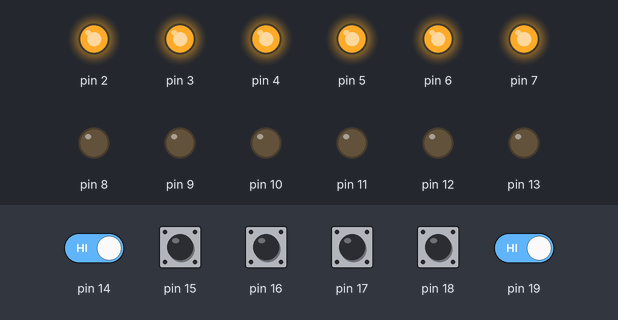
Recording of a sketch running on a simulated Arduino Uno, built with avr-gcc and run on an emulated ATmega328P. Shown: output pins drawn as LEDs (lit = HIGH). Inputs (shaded band) come from the test bench; at power-on: pin 14–19 HIGH.

Above: at 3.0 s.
3.1 s: pin 15 pulled LOW for 0.15 s
At 3.17 s:
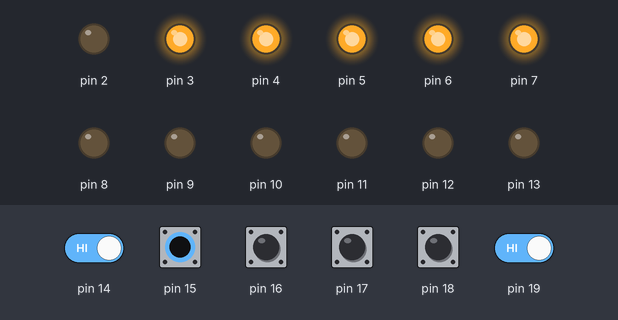
4.7 s: pin 16 pulled LOW for 0.15 s
At 4.77 s:
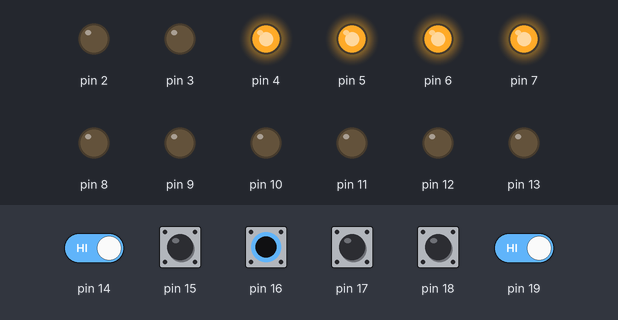
6.3 s: pin 17 pulled LOW for 0.15 s
At 6.37 s:
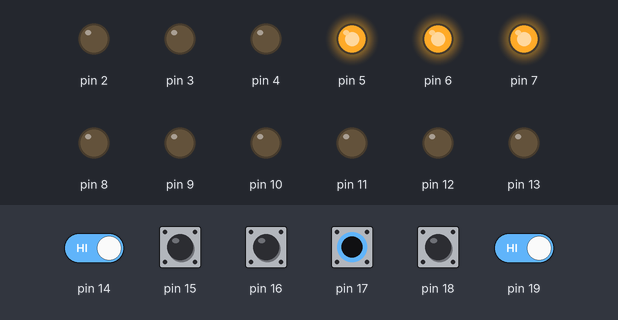
7.9 s: pin 18 pulled LOW for 0.15 s
At 7.97 s:
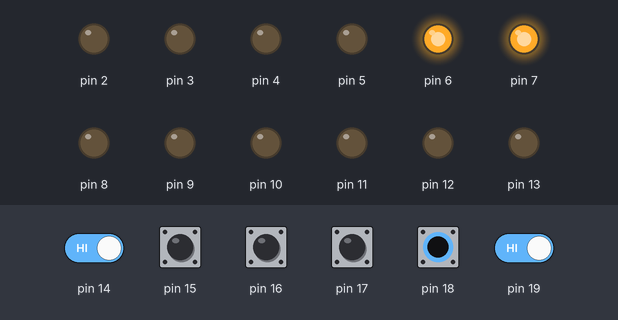
9.5 s: pin 14 driven LOW and pin 19 driven LOW
At 10.7 s:
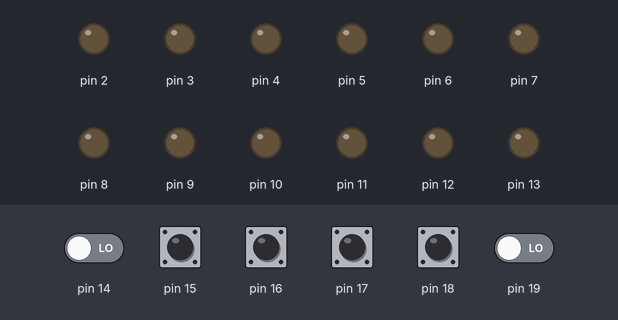
11.0 s: pin 19 driven HIGH
At 11.8 s:
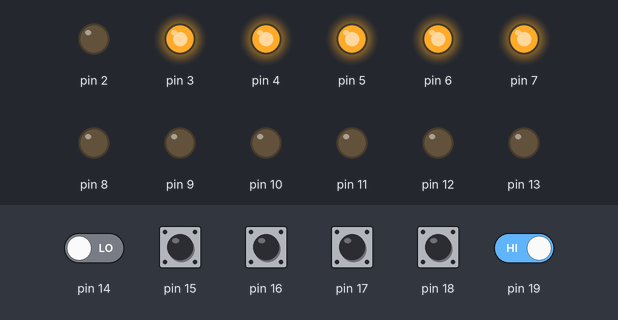
Timing chart, 0 to 13.5 s (numbered marks = the images above; inputs shaded):
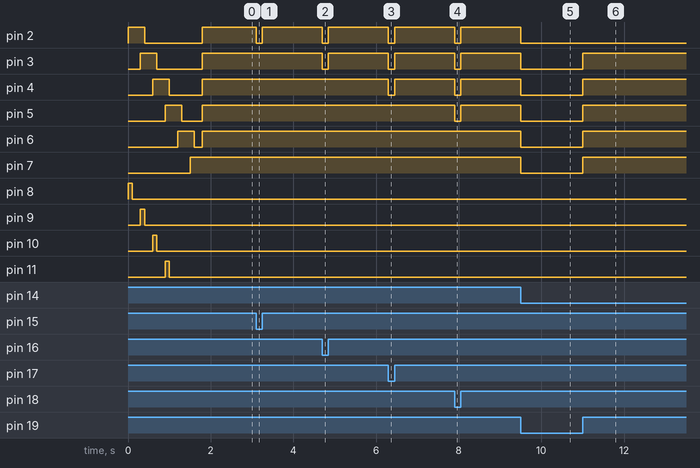

The sketch:

lights_controller.ino
```cpp
/*
  This controller will monitor switch inputs and filter all contacts jitter or signal noise.
  Outputs will be commanded ON/OFF as a result of input analysis.
  If input is unstable - error pin is raised HIGH.

  INPUT  => OUTPUT  => ERROR
 -------------------------
 A0(PC0) => D2(PD2) =>  D8(PB0)
 A1(PC1) => D3(PD3) =>  D9(PB1)
 A2(PC2) => D4(PD4) =>  D10(PB2)
 A3(PC3) => D5(PD5) =>  D11(PB3)
 A4(PC4) => D6(PD6) =>  D12(PB4)
 A5(PC5) => D7(PD7) =>  D13(PB5)
*/

/*
  Tech info:
    - https://www.instructables.com/Arduino-and-Port-Manipulation/
    - A0-A5 correeespond to PC0-PC5
*/

const uint8_t MAP_COUNT = 6;
uint8_t outputPinMaskArr[MAP_COUNT];
uint8_t errorPinMaskArr[MAP_COUNT];
uint8_t invOutputPinMaskArr[MAP_COUNT];
uint8_t invErrorPinMaskArr[MAP_COUNT];

uint8_t states = 0;

// for solution #1
uint8_t inputChangeRequested = 0;
unsigned long inputChangeLastAttemptTimeMs[MAP_COUNT];

void setup() {
  // https://www.instructables.com/Arduino-and-Port-Manipulation/
  DDRC  = DDRC &  B11000000; // set PORTC(5-0) as inputs
  PORTC = PORTC | B00111111; // enable PORTC(5-0) pull-ups

  DDRD  = DDRD |  B11111100; // set PORTD(7-2) as outputs
  PORTD = PORTD & B00000011; // set PORTD(7-2) to LOW

  DDRB  = DDRB |  B00111111; // set PORTB(5-0) as outputs
  PORTB = PORTB & B11000000; // set PORTB(5-0) to LOW

  for (uint8_t i = 0; i < MAP_COUNT; i++) {
    inputChangeLastAttemptTimeMs[i] = 0;
    errorPinMaskArr[i] = 1 << i;
    invErrorPinMaskArr[i] = !errorPinMaskArr[i];
    outputPinMaskArr[i] = errorPinMaskArr[i] << 2;
    invOutputPinMaskArr[i] = outputPinMaskArr[i];
  }

  // test outputs
  for (uint8_t i = 0; i < MAP_COUNT; i++) {
    PORTD = PORTD | outputPinMaskArr[i];
    PORTB = PORTB | errorPinMaskArr[i];
    delay(100);
    PORTD = PORTD & invOutputPinMaskArr[i];
    PORTB = PORTB & invErrorPinMaskArr[i];
    delay(200);
  }
}

void loop() {
  loop_test();
}

void loop_test() {
  uint8_t d = PINC & B00111111;
  if (states != d) {
    states = d;
    for (uint8_t i = 0; i < MAP_COUNT; i++) {
      uint8_t mask = 1 << i;
      if (states & mask) {
        PORTD = PORTD | outputPinMaskArr[i];
      } else {
        PORTD = PORTD & invOutputPinMaskArr[i];
      }
    }
  }
}

void loop_main_solution2() {
  uint8_t error = 0;

  const uint8_t statisticsSize = 100; // by changing this value we modify system reactio time (reducing value increases reaction time and vice versa)
  uint8_t statisticsPointer = 0; // where pointer is currently waiting for data to come in
  uint8_t statistics[statisticsSize]; for (uint8_t i = 0; i < statisticsSize; i++) statistics[i] = 0;
  uint8_t statisticsHighLevelCount[MAP_COUNT]; for (uint8_t i = 0; i < MAP_COUNT; i++) statisticsHighLevelCount[i] = 0;

  const uint16_t inertiaTicks = 1000;//for how many ticks output state will not change to new value
  uint16_t outputLastTimeUpdatedTicksAgo[MAP_COUNT]; for (uint8_t i = 0; i < MAP_COUNT; i++) outputLastTimeUpdatedTicksAgo[i] = inertiaTicks;
  const uint8_t lowLevelThresholdPercentage = 30; // below this level is considered 0
  const uint8_t highLevelThresholdPercentage = 70; // above this level is considered 1
  const uint16_t t1 = ((uint16_t) statisticsSize * 100) / lowLevelThresholdPercentage;
  const uint8_t lowLevelThresholdCount = t1;
  const uint16_t t2 = ((uint16_t) statisticsSize * 100) / highLevelThresholdPercentage;
  const uint8_t highLevelThresholdCount = t2;

  uint8_t masks[8]; uint8_t invMasks[8]; for (uint8_t i = 0; i < 8; i++) { masks[i] = 2 << i; invMasks[i] = (!masks[i]); }

  while (true) {
    uint8_t data = PINC & B00111111;

    // update statistics & statisticsHighLevelCount with new observation (data)
    for (uint8_t i = 0; i < MAP_COUNT; i++) {
      uint8_t mask = 1 << i;
      if (statistics[statisticsPointer] & mask != 0) {
        if (statisticsHighLevelCount[i] == 0) error = 0x01;
        else statisticsHighLevelCount[i]--;
      }
      if (data & mask != 0) {
        if (statisticsHighLevelCount[i] > statisticsSize) error = 0x02;
        else statisticsHighLevelCount[i]++;
      }
    }
    statistics[statisticsPointer] = data;

    // increase tick counters for every value changed
    for (uint8_t i = 0; i < MAP_COUNT; i++) if (outputLastTimeUpdatedTicksAgo[i] < inertiaTicks) outputLastTimeUpdatedTicksAgo[i]++;

    // update outputs to represent new stats
    for (uint8_t i = 0; i < MAP_COUNT; i++) {
      uint8_t mask = masks[i];
      uint8_t invMask = invMasks[i];
      uint8_t hlc = statisticsHighLevelCount[i];
      uint8_t newPinState = 0;
      if (hlc >= highLevelThresholdCount) {
        newPinState = mask;
        PORTB = PORTB & invErrorPinMaskArr[i]; // clear error pin[i]
      } else if (hlc <= lowLevelThresholdCount) {
        newPinState = 0;
        PORTB = PORTB & invErrorPinMaskArr[i]; // clear error pin[i]
      } else {
        PORTB = PORTB | errorPinMaskArr[i]; // set error pin[i]
        continue;
      }

      uint8_t oldPinState = states & mask;
      uint16_t t = 0; // inertiaTicks // FIXME for testing we have it zero, when tested - change it back to inertiaTicks
      if (newPinState != oldPinState && outputLastTimeUpdatedTicksAgo[i] >= t) {
        if (newPinState == 0) {
          PORTD = PORTD & invOutputPinMaskArr[i]; // clear out pin[i]
          states = states & invMask;
        } else {
          PORTD = PORTD | outputPinMaskArr[i]; // set out pin[i]
          states = states | mask;
        }
        outputLastTimeUpdatedTicksAgo[i] = 0;
      }
    }
  }
}

uint8_t previousData = 0;
void loop_main_solution1() {
  uint8_t data = PINC & B00111111;
  if (data != previousData) {
    handleNewData(data, data ^ previousData);
    previousData = data;
  }
}

void handleNewData(uint8_t data, uint8_t changesMask) {
  if (states != data) {
    for (uint8_t i = 0; i < MAP_COUNT; i++) {
      uint8_t mask = 1 << i;
      if (states & mask != data & mask) {
        if (!(inputChangeRequested & mask)) {
          inputChangeRequested = inputChangeRequested | mask;
          inputChangeLastAttemptTimeMs[i] = millis();
        }
      }
    }
  }

  if (inputChangeRequested) {
    for (uint8_t i = 0; i < MAP_COUNT; i++) {
      uint8_t mask = 1 << i;
      if (inputChangeRequested & mask) {
        if ((inputChangeLastAttemptTimeMs[i] - millis()) > 150) {
          if (states & mask != data & mask) {
            // commit change
          }
        }
      }
    }
  }

        /*if ((inputChangeLastAttemptTimeMs[i] - millis()) > 150) {
          // commit state change
          states = states & !mask;
          states = states | (d & mask);
          digitalWrite(pinOutputs[i], (states & mask) ? HIGH : LOW);
          inputChangeRequested = inputChangeRequested & !mask;
        } else {
          // reset counter
          inputChangeLastAttemptTimeMs[i] = millis();
        }*/
}
```

Measured:
- after the input at 3.1 s, pin 2: HIGH → LOW at once, → HIGH 0.15 s later
- after the input at 4.7 s, pin 2, pin 3: HIGH → LOW at once, → HIGH 0.15 s later
- after the input at 6.3 s, pin 2–4: HIGH → LOW at once, → HIGH 0.15 s later
- after the input at 7.9 s, pin 2–5: HIGH → LOW at once, → HIGH 0.15 s later
- after the input at 9.5 s, pin 2–7: HIGH → LOW at once
- after the input at 11.0 s, pin 3–7: LOW → HIGH at once
